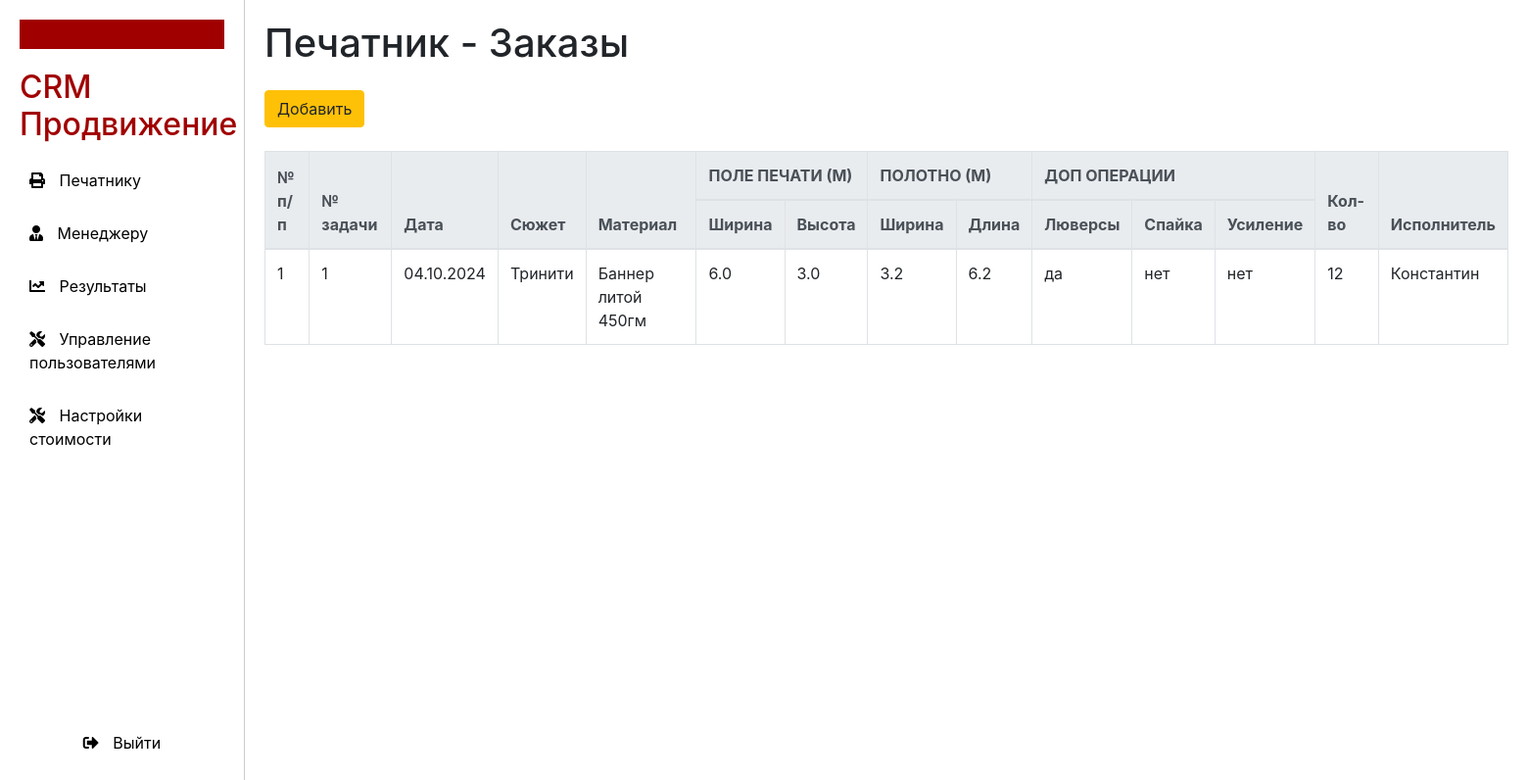
Before: /printer (signed in) with the older database file.
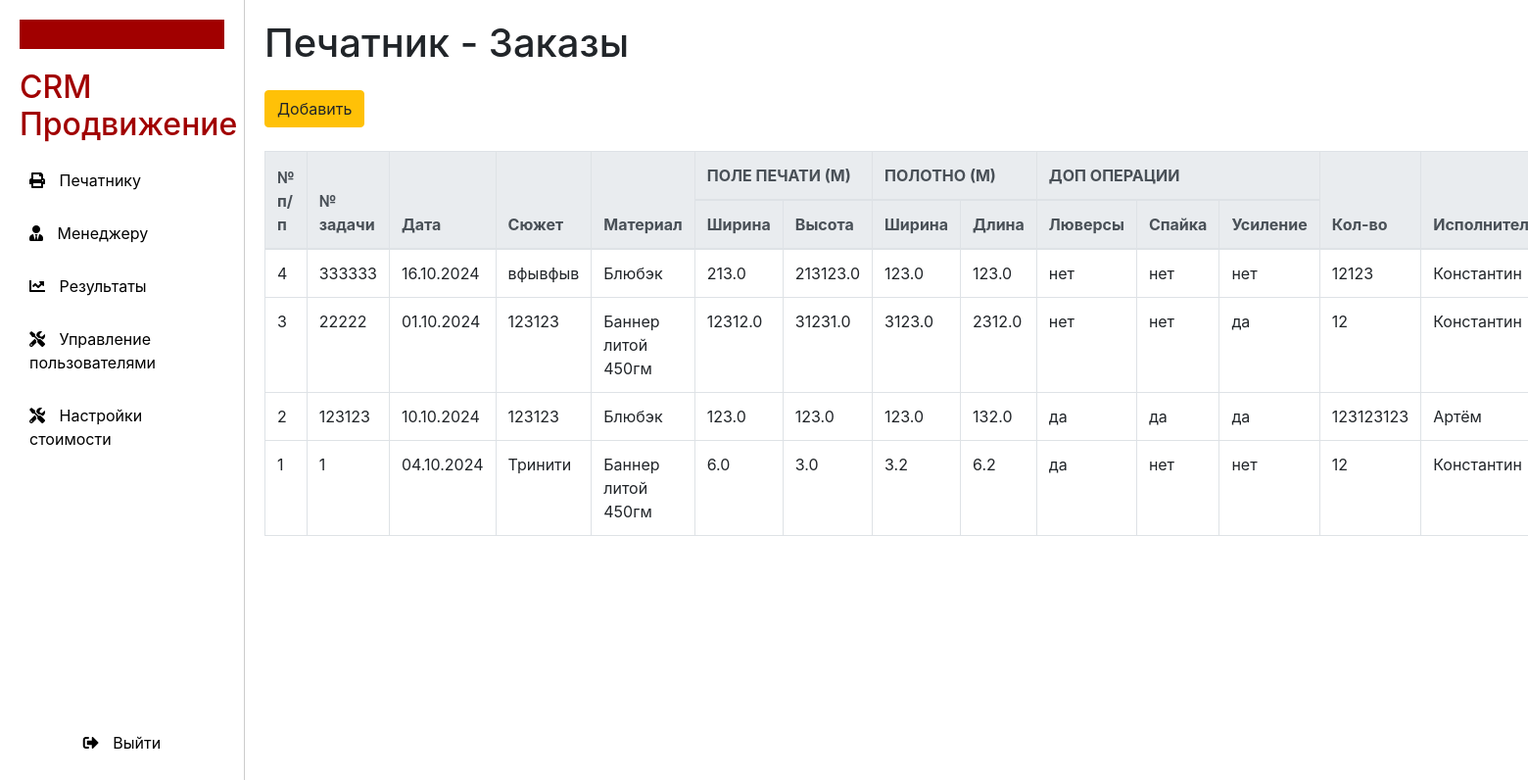
After: the same page with the newer database file.
### models.py (models this page shows)
class Order(Base):
    __tablename__ = 'orders'
    id = Column(Integer, primary_key=True, autoincrement=True)
    task_number = Column(Integer, nullable=False)
    date = Column(Date, nullable=False)
    subject = Column(String, nullable=False)
    material = Column(String, nullable=False)
    quantity = Column(Integer, nullable=False)
    performer = Column(String, nullable=False)
    print_width = Column(Float, nullable=False)
    print_height = Column(Float, nullable=False)
    canvas_width = Column(Float, nullable=False)
    canvas_length = Column(Float, nullable=False)
    eyelets = Column(String, nullable=False)
    spike = Column(String, nullable=False)
    reinforcement = Column(String, nullable=False)
    customer = Column(String, nullable=True)
    price_per_unit = Column(Integer, nullable=True)
    total_amount = Column(Integer, nullable=True)
    result: Mapped["Result"] = relationship(back_populates="order")

### main.py (the view)
@app.get("/printer", response_class=HTMLResponse)
async def printer_page(
        request: Request,
        db: Session = Depends(get_db),
        current_user: User = Depends(get_current_user)
):
    check_role_access(current_user, {Role.printer, Role.superuser, Role.admin})
    orders = db.query(Order).order_by(Order.id.desc()).all()
    return templates.TemplateResponse("printer.html",
                                      {"request": request,
                                       "orders": orders,
                                       "current_user": current_user,
                                       "role": current_user.role.value, })

### templates/printer.html (shortened to what this page needs)
{% extends "layout.html" %}
{% block result %}
<div class="content">
    <h1>Печатник - Заказы</h1>
    <button class="btn btn-warning mt-3">Добавить</button>
    <table class="table table-bordered mt-4">
        <thead class="thead-light">
        <tr>
            <th rowspan="2">№ п/п</th>
            <th rowspan="2">№ задачи</th>
            <th rowspan="2">Дата</th>
            <th rowspan="2">Сюжет</th>
            <th rowspan="2">Материал</th>
            <th colspan="2">ПОЛЕ ПЕЧАТИ (М)</th>
            <th colspan="2">ПОЛОТНО (М)</th>
            <th colspan="3">ДОП ОПЕРАЦИИ</th>
            <th rowspan="2">Кол-во</th>
            <th rowspan="2">Исполнитель</th>
        </tr>
        <tr>
            <th>Ширина</th>
            <th>Высота</th>
            <th>Ширина</th>
            <th>Длина</th>
            <th>Люверсы</th>
            <th>Спайка</th>
            <th>Усиление</th>
        </tr>
        </thead>
        {% if orders %}
        <tbody>
        {% for order in orders %}
        <tr>
            <td>{{ order.id }}</td>
            <td>{{ order.task_number }}</td>
            <td>{{ order.date.strftime("%d.%m.%Y") }}</td>
            <td>{{ order.subject }}</td>
            <td>{{ order.material }}</td>
            <td>{{ order.print_width }}</td>
            <td>{{ order.print_height }}</td>
            <td>{{ order.canvas_width }}</td>
            <td>{{ order.canvas_length }}</td>
            <td>{{ order.eyelets }}</td>
            <td>{{ order.spike }}</td>
            <td>{{ order.reinforcement }}</td>
            <td>{{ order.quantity }}</td>
            <td>{{ order.performer }}</td>
        </tr>
        {% endfor %}
        </tbody>
        {% else %}
        <tr>
            <td colspan="14">Нет доступных заказов</td>
        </tr>
        {% endif %}
    </table>
</div>
{% endblock %}

### templates/layout.html (shortened to what this page needs)
<!DOCTYPE html>
<html lang="ru">
<head>
    <link href="https://stackpath.bootstrapcdn.com/bootstrap/4.5.2/css/bootstrap.min.css" rel="stylesheet">
    <link rel="stylesheet" href="https://cdnjs.cloudflare.com/ajax/libs/font-awesome/5.15.4/css/all.min.css">
</head>
<body>
{% include 'sidebar.html' %}
{% block result %}
{% endblock %}
</body>
</html>

### templates/sidebar.html (shortened to what this page needs)
<div class="sidebar">
    <div class="top-strip"></div>
    <h2>CRM Продвижение</h2>
    <ul class="nav flex-column" style="flex-grow: 1; list-style-type: none; padding: 0;">
        {% if role == 'Печатник' %}
        <li class="nav-item">
            <a class="nav-link" href="/printer">
                <i class="fas fa-print"></i> Печатнику
            </a>
        </li>
        {% elif role == 'Менеджер' %}
        <li class="nav-item">
            <a class="nav-link" href="/manager">
                <i class="fas fa-user-tie"></i> Менеджеру
            </a>
        </li>
        {% elif role == 'Администратор' or role == 'Суперпользователь' %}
        <li class="nav-item">
            <a class="nav-link" href="/printer">
                <i class="fas fa-print"></i> Печатнику
            </a>
        </li>
        <li class="nav-item">
            <a class="nav-link" href="/manager">
                <i class="fas fa-user-tie"></i> Менеджеру
            </a>
        </li>
        <li class="nav-item">
            <a class="nav-link" href="/results">
                <i class="fas fa-chart-line"></i> Результаты
            </a>
        </li>
        <li class="nav-item">
            <a class="nav-link" href="/admin">
                <i class="fas fa-tools"></i> Управление пользователями
            </a>
        </li>
        <li class="nav-item">
            <a class="nav-link" href="/settings">
                <i class="fas fa-tools"></i> Настройки стоимости
            </a>
        </li>
        {% endif %}
    </ul>
    <form action="/logout" method="post" style="display: inline;">
        <button type="submit" class="nav-link exit-link" style="border: none; background: none; cursor: pointer;">
            <i class="fas fa-sign-out-alt"></i> Выйти
        </button>
    </form>
</div>

### templates/layout.html (style rules this page uses)
body { display: flex; min-height: 100vh; margin: 0; }
.content { flex: 1; padding: 20px; }
.sidebar { background-color: #000; color: white; height: 100vh; padding: 20px; }
.nav-link { color: white; }
.nav-link i { margin-right: 10px; }

### templates/sidebar.html (style rules this page uses)
.sidebar { background-color: #ffffff; padding: 20px; height: 100vh; color: #000; width: 250px; display: flex; flex-direction: column; border-right: 1px solid #ccc; }
.top-strip { background-color: #a10000; height: 30px; width: 100%; margin-bottom: 20px; }
h2 { color: #a10000; margin: 0 0 15px; }
.nav { flex-grow: 1; overflow-y: auto; padding: 0; margin: 0; list-style-type: none; }
.nav-link { color: #000; text-decoration: none; display: inline-block; width: 100%; padding: 10px; }
.nav-item { margin-bottom: 10px; }
.exit-link { background-color: #c30000; text-align: center; margin-top: auto; }

Changed rows visible on the page:
added Order: id "4", task_number "333333", date "16.10.2024", subject "вфывфыв", material "Блюбэк", print_width "213.0", print_height "213123.0", canvas_width "123.0", canvas_length "123.0", eyelets "нет", spike "нет", reinforcement "нет", quantity "12123", performer "Константин"
added Order: id "3", task_number "22222", date "01.10.2024", subject "123123", material "Баннер литой 450гм", print_width "12312.0", print_height "31231.0", canvas_width "3123.0", canvas_length "2312.0", eyelets "нет", spike "нет", reinforcement "да", quantity "12", performer "Константин"
added Order: id "2", task_number "123123", date "10.10.2024", subject "123123", material "Блюбэк", print_width "123.0", print_height "123.0", canvas_width "123.0", canvas_length "132.0", eyelets "да", spike "да", reinforcement "да", quantity "123123123", performer "Артём"
